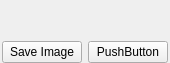
<?xml version="1.0" encoding="UTF-8"?>
<ui version="4.0">
 <class>RayTracingResultViewerWidget</class>
 <widget class="QWidget" name="RayTracingResultViewerWidget">
  <property name="geometry">
   <rect>
    <x>0</x>
    <y>0</y>
    <width>170</width>
    <height>63</height>
   </rect>
  </property>
  <property name="windowTitle">
   <string>Form</string>
  </property>
  <layout class="QGridLayout" name="gridLayout">
   <property name="leftMargin">
    <number>0</number>
   </property>
   <property name="topMargin">
    <number>0</number>
   </property>
   <property name="rightMargin">
    <number>0</number>
   </property>
   <property name="bottomMargin">
    <number>0</number>
   </property>
   <item row="3" column="1">
    <layout class="QHBoxLayout" name="horizontalLayout">
     <item>
      <widget class="QPushButton" name="pushButton">
       <property name="text">
        <string>Save Image</string>
       </property>
      </widget>
     </item>
     <item>
      <widget class="QPushButton" name="pushButton_2">
       <property name="text">
        <string>PushButton</string>
       </property>
      </widget>
     </item>
    </layout>
   </item>
   <item row="1" column="1">
    <widget class="QLabel" name="label">
     <property name="text">
      <string/>
     </property>
    </widget>
   </item>
   <item row="1" column="0">
    <spacer name="horizontalSpacer">
     <property name="orientation">
      <enum>Qt::Horizontal</enum>
     </property>
     <property name="sizeHint" stdset="0">
      <size>
       <width>40</width>
       <height>20</height>
      </size>
     </property>
    </spacer>
   </item>
   <item row="0" column="1">
    <spacer name="verticalSpacer">
     <property name="orientation">
      <enum>Qt::Vertical</enum>
     </property>
     <property name="sizeHint" stdset="0">
      <size>
       <width>20</width>
       <height>40</height>
      </size>
     </property>
    </spacer>
   </item>
   <item row="1" column="2">
    <spacer name="horizontalSpacer_2">
     <property name="orientation">
      <enum>Qt::Horizontal</enum>
     </property>
     <property name="sizeHint" stdset="0">
      <size>
       <width>40</width>
       <height>20</height>
      </size>
     </property>
    </spacer>
   </item>
   <item row="2" column="1">
    <spacer name="verticalSpacer_2">
     <property name="orientation">
      <enum>Qt::Vertical</enum>
     </property>
     <property name="sizeHint" stdset="0">
      <size>
       <width>20</width>
       <height>40</height>
      </size>
     </property>
    </spacer>
   </item>
  </layout>
 </widget>
 <resources/>
 <connections/>
</ui>
